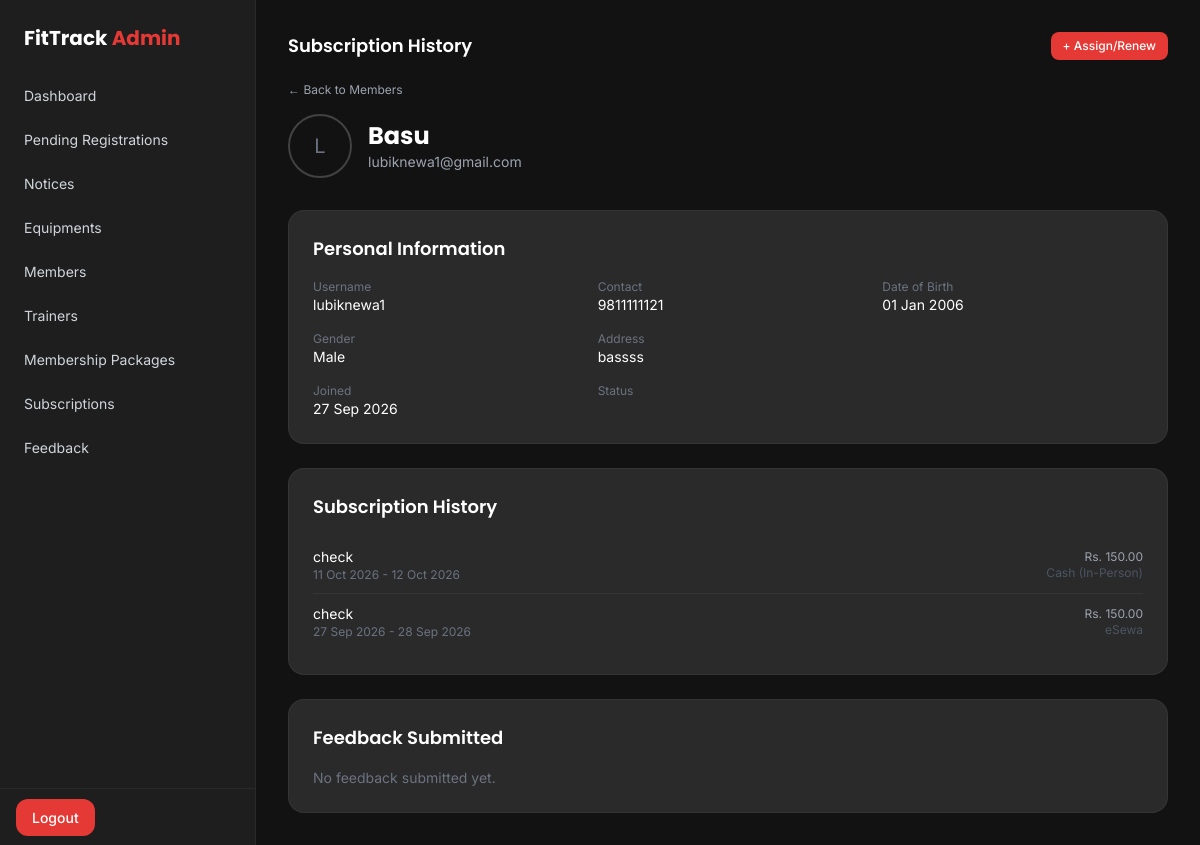
Page /management/members/16/ (signed in) on the earlier database version.
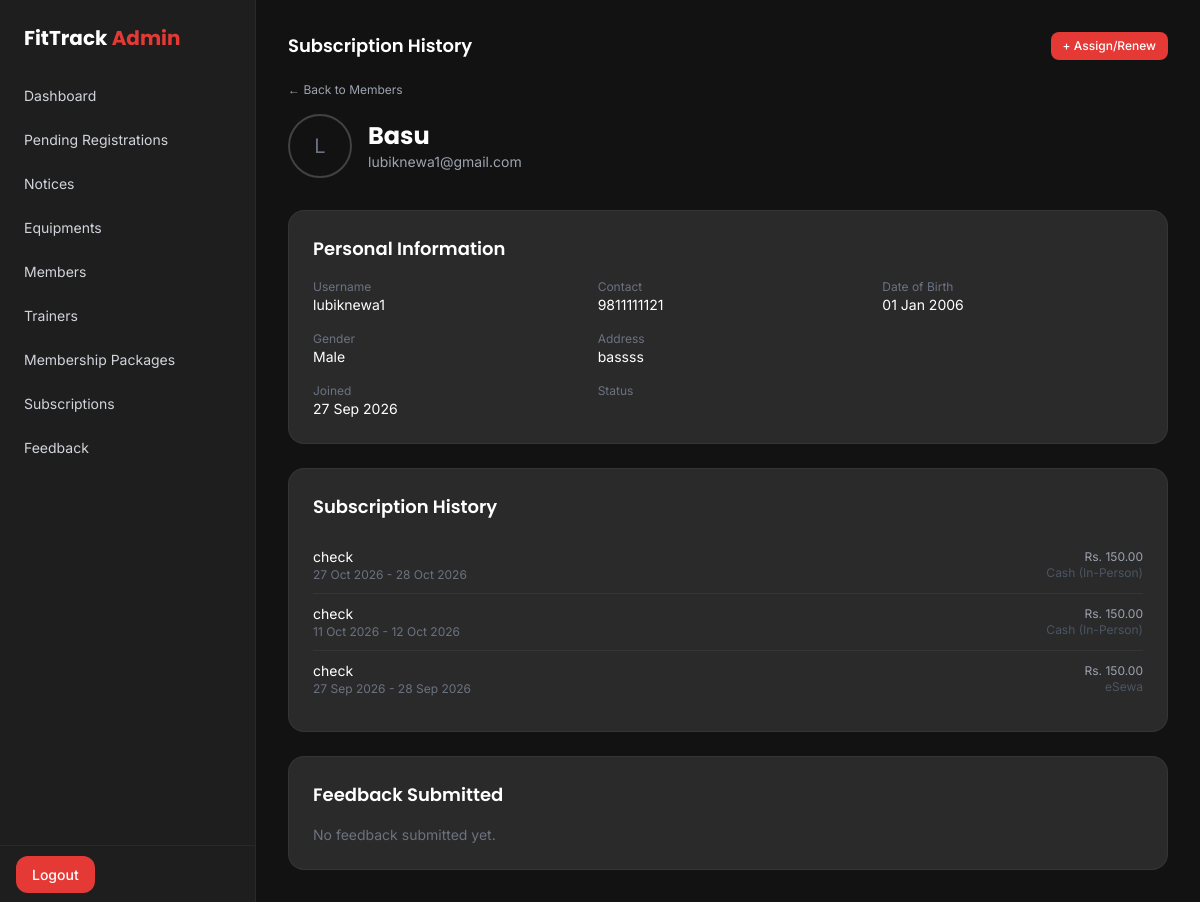
Same page on the later database version.
### app/models.py (models this page shows, shortened)
class Subscription(models.Model):
    PAYMENT_CHOICES = (
        ('cash', 'Cash (In-Person)'),
        ('esewa', 'eSewa'),
    )
    user = models.ForeignKey(settings.AUTH_USER_MODEL, on_delete=models.CASCADE, related_name='subscriptions')
    package = models.ForeignKey(MembershipPackage, on_delete=models.PROTECT)
    start_date = models.DateField(default=timezone.localdate)
    end_date = models.DateField()
    amount_paid = models.DecimalField(max_digits=8, decimal_places=2)
    payment_method = models.CharField(max_length=10, choices=PAYMENT_CHOICES, default='cash')
    transaction_id = models.CharField(max_length=100, blank=True, null=True)
    created_at = models.DateTimeField(auto_now_add=True)
    class Meta:
        ordering = ['-start_date']

class MembershipPackage(models.Model):
    name = models.CharField(max_length=100)
    price = models.DecimalField(max_digits=8, decimal_places=2)
    duration_days = models.PositiveIntegerField(help_text="e.g. 30 for monthly, 365 for yearly")
    description = models.TextField(blank=True)
    is_active = models.BooleanField(default=True, help_text="Uncheck to stop offering this package")
    class Meta:
        ordering = ['price']

### adminpanel/views.py (the view)
# urls.py: path('members/<int:user_id>/', views.admin_member_detail, name='admin_member_detail'),
@staff_required
def admin_member_detail(request, user_id):
    member = get_object_or_404(User, id=user_id, is_staff=False)
    profile = getattr(member, 'profile', None)
    subscriptions = Subscription.objects.filter(user=member).order_by('-start_date')
    feedbacks = Feedback.objects.filter(user=member).order_by('-submitted_at')
    bmi_records = BMIRecord.objects.filter(user=member).order_by('-recorded_at')[:5]
    workout_plan = WorkoutPlan.objects.filter(user=member).first()
    return render(request, 'adminpanel/member_detail.html', {
        'member': member,
        'profile': profile,
        'subscriptions': subscriptions,
        'feedbacks': feedbacks,
        'bmi_records': bmi_records,
        'workout_plan': workout_plan,
    })

### app/membership.py (called while the page is built)
def is_membership_blocked(user):
    if not user.is_authenticated or user.is_staff or user.is_superuser:
        return False
    latest = latest_subscription(user)
    if latest is None:
        return False
    return latest.end_date + timedelta(days=GRACE_DAYS) < timezone.localdate()

### adminpanel/templates/adminpanel/member_detail.html (shortened to what this page needs)
{% extends 'adminpanel/base.html' %}
{% block content %}
<div class="flex items-center justify-between mb-4">
    <h2 class="font-display text-lg font-semibold text-white">Subscription History</h2>
    <a href="{% url 'admin_assign_subscription' member.id %}" class="text-xs bg-primary hover:bg-red-600 text-white font-medium px-3 py-1.5 rounded-lg transition-colors">
        + Assign/Renew
    </a>
</div>
<a href="{% url 'admin_members' %}" class="text-xs text-gray-400 hover:text-primary mb-4 inline-block">← Back to Members</a>
<div class="flex items-center gap-4 mb-8">
    <div class="w-16 h-16 rounded-full bg-dark-bg border-2 border-dark-secondary flex items-center justify-center overflow-hidden">
        {% if profile.profile_picture %}
            <img src="{{ profile.profile_picture.url }}" class="w-full h-full object-cover">
        {% else %}
            <span class="text-gray-500 text-xl">{{ member.username|first|upper }}</span>
        {% endif %}
    </div>
    <div>
        <h1 class="font-display text-2xl font-bold text-white">{{ profile.name|default:member.username }}</h1>
        <p class="text-sm text-gray-400">{{ member.email }}</p>
    </div>
</div>
<div class="bg-dark-card border border-white/5 rounded-2xl p-6 mb-6">
    <h2 class="font-display text-lg font-semibold text-white mb-4">Personal Information</h2>
    <div class="grid grid-cols-2 sm:grid-cols-3 gap-y-4 gap-x-6">
        <div><p class="text-xs text-gray-500">Username</p><p class="text-sm text-white">{{ member.username }}</p></div>
        <div><p class="text-xs text-gray-500">Contact</p><p class="text-sm text-white">{{ profile.contact|default:"—" }}</p></div>
        <div><p class="text-xs text-gray-500">Date of Birth</p><p class="text-sm text-white">{{ profile.date_of_birth|date:"d M Y"|default:"—" }}</p></div>
        <div><p class="text-xs text-gray-500">Gender</p><p class="text-sm text-white">{{ profile.get_gender_display|default:"—" }}</p></div>
        <div class="col-span-2"><p class="text-xs text-gray-500">Address</p><p class="text-sm text-white">{{ profile.address|default:"—" }}</p></div>
        <div><p class="text-xs text-gray-500">Joined</p><p class="text-sm text-white">{{ member.date_joined|date:"d M Y" }}</p></div>
        <div>
    <p class="text-xs text-gray-500">Status</p>
</div>
    </div>
</div>
<div class="bg-dark-card border border-white/5 rounded-2xl p-6 mb-6">
    <h2 class="font-display text-lg font-semibold text-white mb-4">Subscription History</h2>
    {% for sub in subscriptions %}
    <div class="flex items-center justify-between py-2.5 border-b border-white/5 last:border-0">
        <div>
            <p class="text-sm text-white">{{ sub.package.name }}</p>
            <p class="text-xs text-gray-500">{{ sub.start_date|date:"d M Y" }} - {{ sub.end_date|date:"d M Y" }}</p>
        </div>
        <div class="text-right">
            <p class="text-xs text-gray-400">Rs. {{ sub.amount_paid }}</p>
            <p class="text-xs text-gray-600">{{ sub.get_payment_method_display }}</p>
        </div>
    </div>
    {% empty %}
    <p class="text-sm text-gray-500">No subscriptions yet.</p>
    {% endfor %}
</div>
<div class="bg-dark-card border border-white/5 rounded-2xl p-6">
    <h2 class="font-display text-lg font-semibold text-white mb-4">Feedback Submitted</h2>
    {% for fb in feedbacks %}
    <div class="py-3 border-b border-white/5 last:border-0">
        <div class="flex items-center justify-between mb-1">
            <p class="text-sm font-medium text-white">{{ fb.subject }}</p>
            <span class="text-xs text-primary">{{ fb.rating }}/5</span>
        </div>
        <p class="text-xs text-gray-400">{{ fb.message }}</p>
    </div>
    {% empty %}
    <p class="text-sm text-gray-500">No feedback submitted yet.</p>
    {% endfor %}
</div>
{% endblock %}

Differences in the rows shown:
added Subscription: package.name "check", start_date "27 Oct 2026", end_date "28 Oct 2026", amount_paid "150.00", payment_method "Cash (In-Person)"
